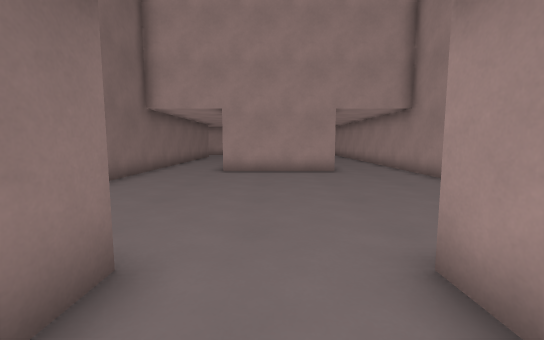
[1] (above)

16 first-person views from a walk through a Godot game level. The camera is 1.2 m above the floor, tilts 6° down and sees 90° across. Doors that lead somewhere are drawn open, without their leaves. The floor is counted in squares, 1 m on a side. Each view is taken from the middle of a square. On the plan, view 1 faces up. The plan holds only what a view shows up to about 13 squares ahead; the rest is blank. The place goes on beyond the plan.

[2]
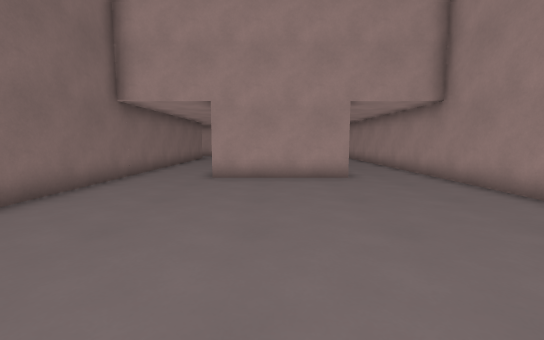

[3]
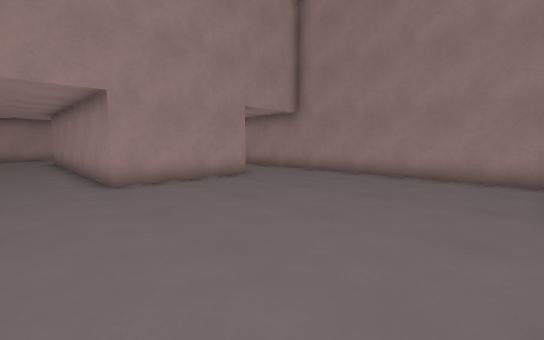

[4]
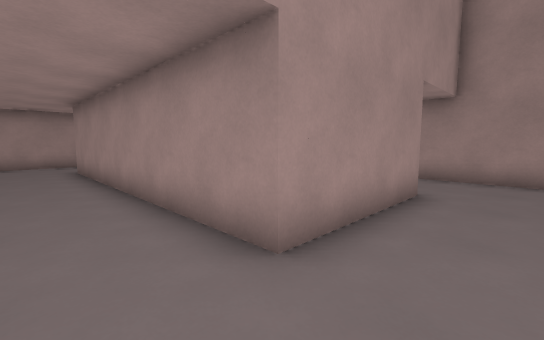

[5]
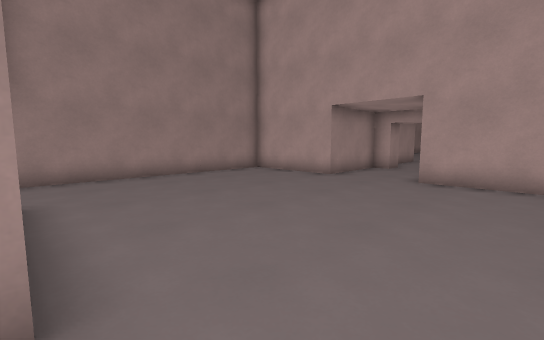

[6]
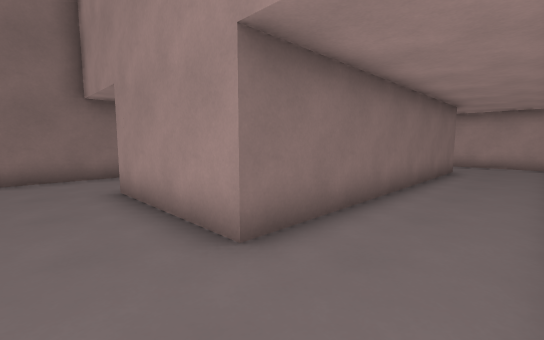

[7]
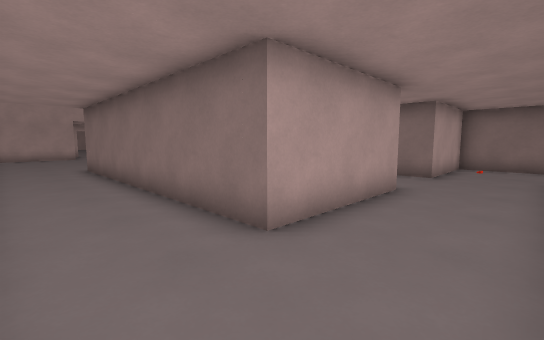

[8]
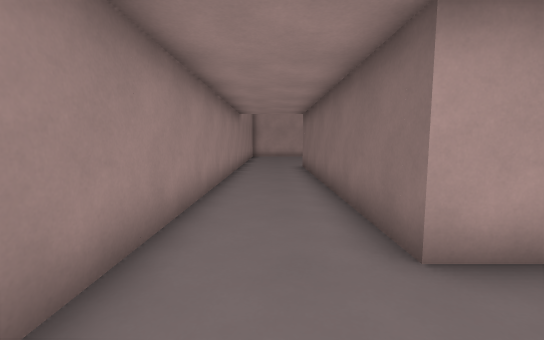

[9]
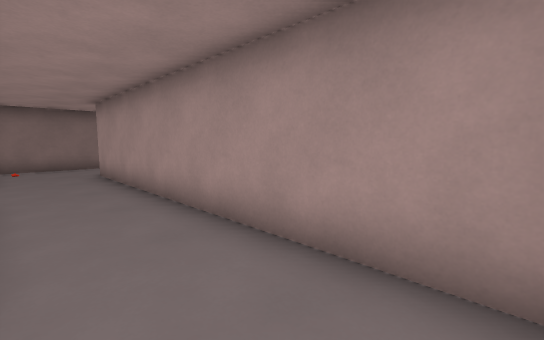

[10]
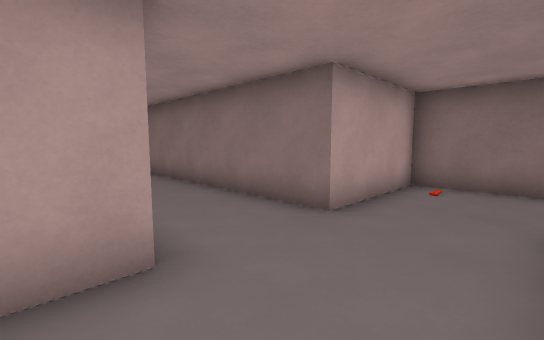

[11]
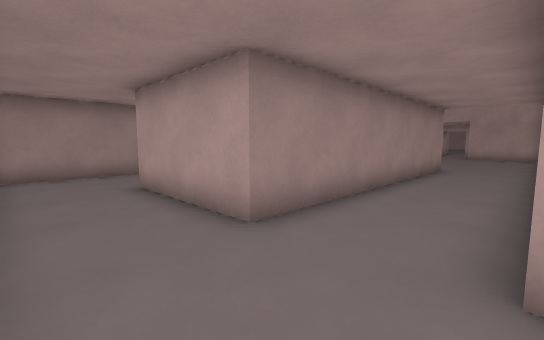

[12]
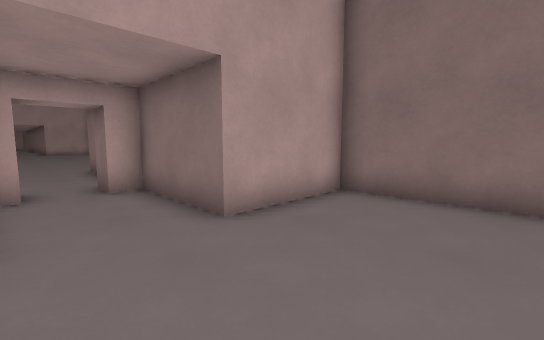

[13]
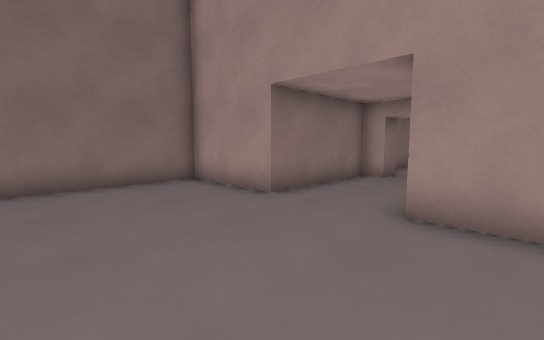

[14]
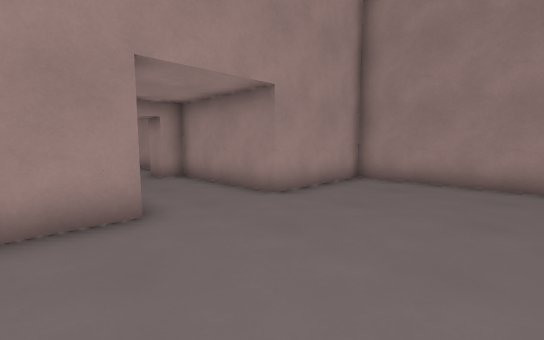

[15]
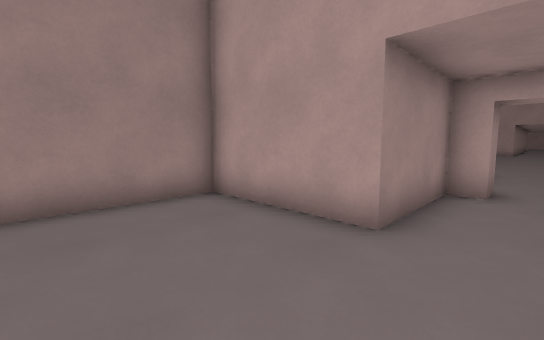

[16]
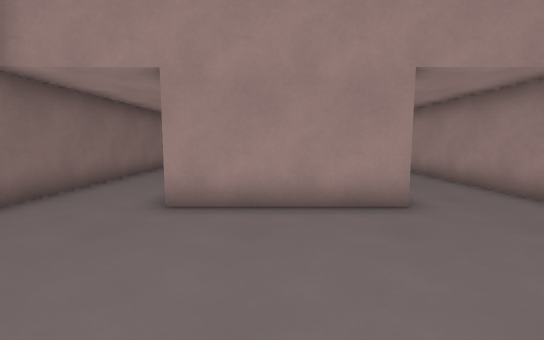

### Floor plan
Points are (right, up) in squares from view 1. A wall is a line through its corners. A room is listed if a view was taken in it or the views show most of it. See-through windows are left out.
Room 1 (views 1, 2, 3, 4, 5, 6, 7, 8, 9, 10, 11, 12, 15, 16)
walls: (-2, 10.9) (-2, 21.4) (2.5, 21.4) (2.5, 10.9) (-2, 10.9); (0.8, -1.1) (1.5, -1.1) (1.5, 2.4) (5.5, 2.4) (5.5, 24.1); (5.1, 24.4) (-6, 24.4); (-9, 25.1) (-9, 21.4) (-5, 21.4) (-5, 2.4) (-1.5, 2.4) (-1.5, -1.1) (-0.7, -1.1)
ways out: open door at (0, -1) to room 2
Room 2 (views 13, 14)
walls: (5.5, -11.1) (5.5, -6.6) (1.5, -6.6) (1.5, -2.1) (0.8, -2.1) (0.8, -1.1); (-0.7, -1.1) (-0.7, -2.1) (-1.5, -2.1) (-1.5, -6.6) (-5, -6.6) (-5, -11.1)
ways out: open door at (0, -1) to room 1

Where each view was taken, in squares from view 1:
view 1: 0 up, 0 right, facing up
view 2: 2 up, 0 right, facing up
view 3: 3 up, 4 left, facing up-right
view 4: 9 up, 4 left, facing up-right
view 5: 11 up, 4 left, facing down-right
view 6: 9 up, 5 right, facing up-left
view 7: 24 up, 5 right, facing down-left
view 8: 24 up, 4 right, facing down
view 9: 22 up, 5 right, facing up-left
view 10: 24 up, 1 left, facing down-left
view 11: 24 up, 5 left, facing down-right
view 12: 6 up, 1 right, facing down-left
view 13: 11 down, 3 right, facing up-left
view 14: 11 down, 3 left, facing up-right
view 15: 6 up, 0 right, facing down-right
view 16: 6 up, 0 right, facing up
